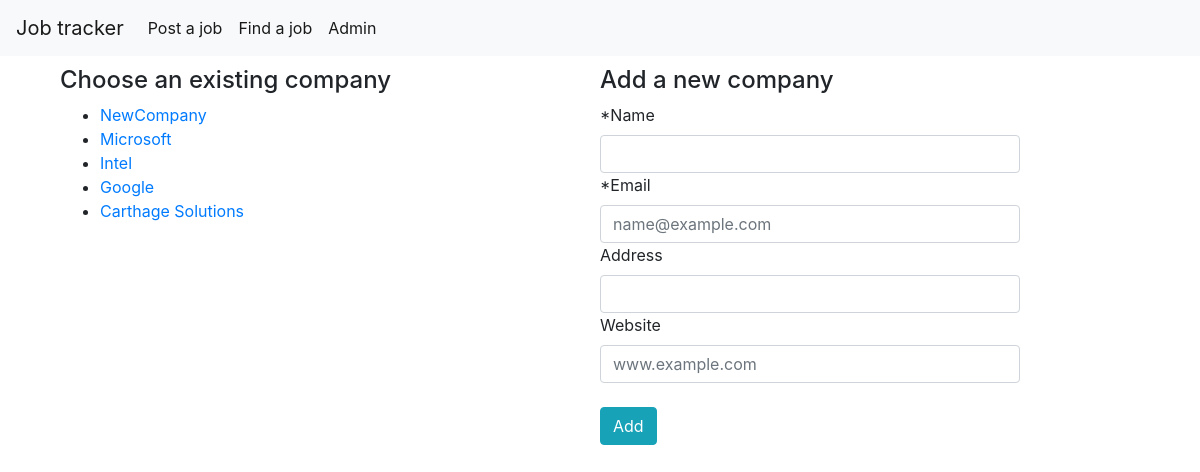
The app's page /mainapp/postjob/ with its own data.
### mainapp/models.py (models this page shows, shortened)
class Company(models.Model):
    name = models.CharField(max_length=200)
    address = models.CharField(max_length=200,default="")
    email = models.CharField(max_length=200,default="")
    website = models.CharField(max_length=200,default="")

### mainapp/views.py (the view, shortened to what this page needs)
# urls.py: path('postjob/', views.addCompany, name='addCompany'),
def addCompany(request):
    company_list = Company.objects.order_by('-name')
    context = {'company_list': company_list}
    return render(request, 'mainapp/addCompany.html',context)

### mainapp/templates/mainapp/addCompany.html (shortened to what this page needs)
{% extends 'base_layout.html' %}
{% load static %}
{% block content %}
    <div class=" row col-md-12">
        <div class="col-md-6">
            <div style="height: 10px"> </div>
            <h4>Choose an existing company </h4>
            {% if company_list %}
                <ul>
                {% for company in company_list %}
                    <li><a href="/mainapp/postjob/{{ company.id }}/">{{ company.name }}</a></li>
                {% endfor %}
                </ul>
            {% else %}
                <p>No companies are available.</p>
            {% endif %}
            <br><br>
        </div>
        <div class="col-md-5">
                    <div style="height: 10px"> </div>
                    <h4>Add a new company</h4>
                <form  action="" method="post">
                      <div class="form-group">
                        <label for="exampleFormControlInput1" >*Name</label>
                        <input type="text" class="form-control" name="name" required="true" >
                           <label for="exampleFormControlInput1">*Email</label>
                        <input type="text" class="form-control" name="email" placeholder="name@example.com" required="true">
                        <label for="exampleFormControlInput1">Address</label>
                        <input type="text" class="form-control" name="address" >
                        <label for="exampleFormControlInput1">Website</label>
                        <input type="text" class="form-control" name="website" placeholder="www.example.com">
                        <br>
                        <input type="submit" class="btn btn-info" value="Add">
                      </div>
            </form>
        </div>
    </div>
{% endblock %}

### records on screen
Company: name "NewCompany"
Company: name "Microsoft"
Company: name "Intel"
Company: name "Google"
Company: name "Carthage Solutions"
